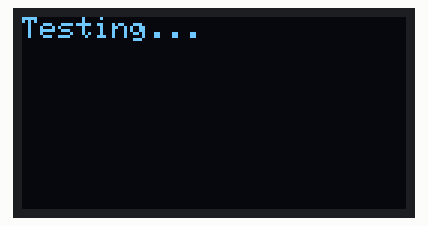
Recording of a sketch running on a simulated Arduino Uno, built with avr-gcc and run on an emulated ATmega328P. On the bench: 128×64 one-colour display.

Above: at 0.5 s.
At 2.4 s:
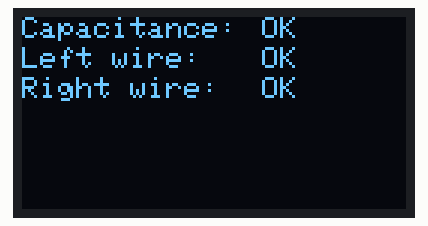
At 17.1 s:
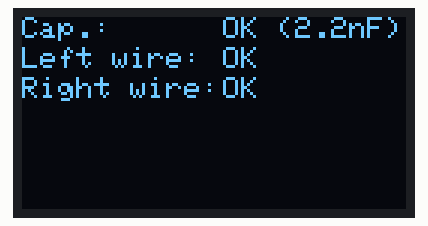
At 24.5 s:
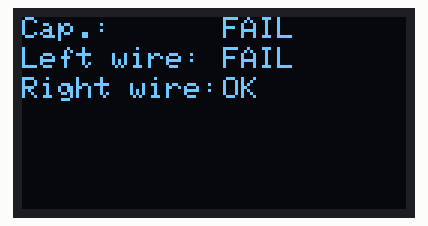
At 31.8 s:
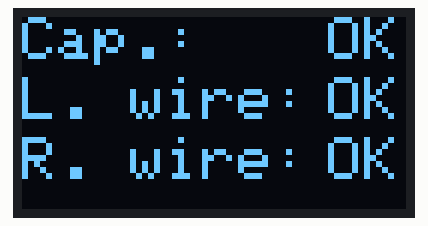
At 37.2 s:
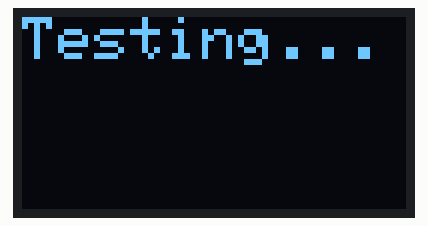

The sketch:

SSD1306-piezo-demo.ino
```cpp
#include <Adafruit_SSD1306.h>
//#include <Adafruit_SSD1306_EMULATOR.h>

#define SCREEN_WIDTH 128  // OLED display width, in pixels
#define SCREEN_HEIGHT 64  // OLED display height, in pixels

#define OLED_RESET -1        // Reset pin # (or -1 if sharing Arduino reset pin)
#define SCREEN_ADDRESS 0x3D  ///< See datasheet for Address; 0x3D for 128x64, 0x3C for 128x32
Adafruit_SSD1306 display(SCREEN_WIDTH, SCREEN_HEIGHT, &Wire, OLED_RESET);
//Adafruit_SSD1306_EMULATOR display(SCREEN_WIDTH, SCREEN_HEIGHT, &Wire, OLED_RESET);


void setup() {
  Serial.begin(9600);
  display.begin(SSD1306_SWITCHCAPVCC, SCREEN_ADDRESS);
  display.clearDisplay();

  display.display();

  display.setTextSize(1);
  display.setTextColor(SSD1306_WHITE);
}

void loop() {
  display.clearDisplay();
  display.setCursor(0, 0);
  display.print("Testing");
  display.display();
  delay(100);
  display.print(".");
  display.display();
  delay(100);
  display.print(".");
  display.display();
  delay(100);
  display.print(".");
  display.display();
  delay(1000);


  display.clearDisplay();
  display.display();
  delay(200);
  display.setCursor(0, 0);
  display.setTextSize(1);
  display.print("Capacitance: ");
  display.setCursor(0, 10);
  display.print("Left wire: ");
  display.setCursor(0, 20);
  display.print("Right wire: ");
  display.display();
  delay(200);
  display.setCursor(80, 0);
  display.print("OK");
  display.display();
  delay(200);
  display.setCursor(80, 10);
  display.print("OK");
  display.display();
  delay(200);
  display.setCursor(80, 20);
  display.print("OK");
  display.display();
  delay(5000);

  display.clearDisplay();
  display.setTextSize(1);
  display.setCursor(0, 0);
  display.print("Testing");
  display.display();
  delay(100);
  display.print(".");
  display.display();
  delay(100);
  display.print(".");
  display.display();
  delay(100);
  display.print(".");
  display.display();
  delay(1000);


  display.clearDisplay();
  display.display();
  delay(200);
  display.setCursor(0, 0);
  display.setTextSize(1);
  display.print("Capacitance: ");
  display.setCursor(0, 10);
  display.print("Left wire: ");
  display.setCursor(0, 20);
  display.print("Right wire: ");
  display.display();
  delay(200);
  display.setCursor(80, 0);
  display.print("FAIL");
  display.display();
  delay(200);
  display.setCursor(80, 10);
  display.print("OK");
  display.display();
  delay(200);
  display.setCursor(80, 20);
  display.print("FAIL");
  display.display();
  delay(5000);

  display.clearDisplay();
  display.setCursor(0, 0);
  display.print("Testing");
  display.display();
  delay(100);
  display.print(".");
  display.display();
  delay(100);
  display.print(".");
  display.display();
  delay(100);
  display.print(".");
  display.display();
  delay(1000);

  display.clearDisplay();
  display.display();
  delay(200);
  display.setCursor(0, 0);
  display.setTextSize(1);
  display.print("Cap.: ");
  display.setCursor(0, 10);
  display.print("Left wire: ");
  display.setCursor(0, 20);
  display.print("Right wire: ");
  display.display();
  delay(200);
  display.setCursor(67, 0);
  display.print("OK (2.2nF)");
  display.display();
  delay(200);
  display.setCursor(67, 10);
  display.print("OK");
  display.display();
  delay(200);
  display.setCursor(67, 20);
  display.print("OK");
  display.display();
  delay(5000);

  display.clearDisplay();
  display.setCursor(0, 0);
  display.print("Testing");
  display.display();
  delay(100);
  display.print(".");
  display.display();
  delay(100);
  display.print(".");
  display.display();
  delay(100);
  display.print(".");
  display.display();
  delay(1000);

  display.clearDisplay();
  display.display();
  delay(200);
  display.setCursor(0, 0);
  display.setTextSize(1);
  display.print("Cap.: ");
  display.setCursor(0, 10);
  display.print("Left wire: ");
  display.setCursor(0, 20);
  display.print("Right wire: ");
  display.display();
  delay(200);
  display.setCursor(67, 0);
  display.print("FAIL");
  display.display();
  delay(200);
  display.setCursor(67, 10);
  display.print("FAIL");
  display.display();
  delay(200);
  display.setCursor(67, 20);
  display.print("OK");
  display.display();
  delay(5000);

  display.clearDisplay();
  display.setCursor(0, 0);
  display.setTextSize(2);
  display.print("Testing");
  display.display();
  delay(100);
  display.print(".");
  display.display();
  delay(100);
  display.print(".");
  display.display();
  delay(100);
  display.print(".");
  display.display();
  delay(1000);

  display.clearDisplay();
  display.display();
  delay(200);
  display.setCursor(0, 0);
  display.setTextSize(2);
  display.print("Cap.: ");
  display.setCursor(0, 20);
  display.print("L. wire: ");
  display.setCursor(0, 40);
  display.print("R. wire: ");
  display.display();
  delay(200);
  display.setCursor(102, 0);
  display.print("OK");
  display.display();
  delay(200);
  display.setCursor(102, 20);
  display.print("OK");
  display.display();
  delay(200);
  display.setCursor(102, 40);
  display.print("OK");
  display.display();
  delay(5000);

  display.clearDisplay();
  display.setCursor(0, 0);
  display.print("Testing");
  display.display();
  delay(100);
  display.print(".");
  display.display();
  delay(100);
  display.print(".");
  display.display();
  delay(100);
  display.print(".");
  display.display();
  delay(1000);

  display.clearDisplay();
  display.display();
  delay(200);
  display.setCursor(0, 0);
  display.setTextSize(2);
  display.print("Cap.: ");
  display.setCursor(0, 20);
  display.print("L. wire: ");
  display.setCursor(0, 40);
  display.print("R. wire: ");
  display.display();
  delay(200);
  display.setCursor(95, 0);
  display.print("F");
  display.display();
  delay(200);
  display.setCursor(95, 20);
  display.print("F");
  display.display();
  delay(200);
  display.setCursor(95, 40);
  display.print("OK");
  display.display();
  delay(5000);

  display.clearDisplay();
  display.setCursor(0, 0);
  display.print("Testing");
  display.display();
  delay(100);
  display.print(".");
  display.display();
  delay(100);
  display.print(".");
  display.display();
  delay(100);
  display.print(".");
  display.display();
  delay(1000);

  display.clearDisplay();
  display.display();
  delay(200);
  display.setCursor(0, 0);
  display.setTextSize(2);
  display.print("Cap.: ");
  display.setCursor(0, 20);
  display.print("L wire: ");
  display.setCursor(0, 40);
  display.print("R wire: ");
  display.display();
  delay(200);
  display.setCursor(95, 0);
  display.print("F");
  display.display();
  delay(200);
  display.setCursor(95, 20);
  display.print("F");
  display.display();
  delay(200);
  display.setCursor(95, 40);
  display.print("OK");
  display.display();
  delay(5000);
}
```

Measured:
- what the display in image 0 shows lasts 1.0 s, from 0.5 s to 1.5 s
- what the display in image 1 shows lasts 5.0 s, from 2.4 s to 7.4 s
